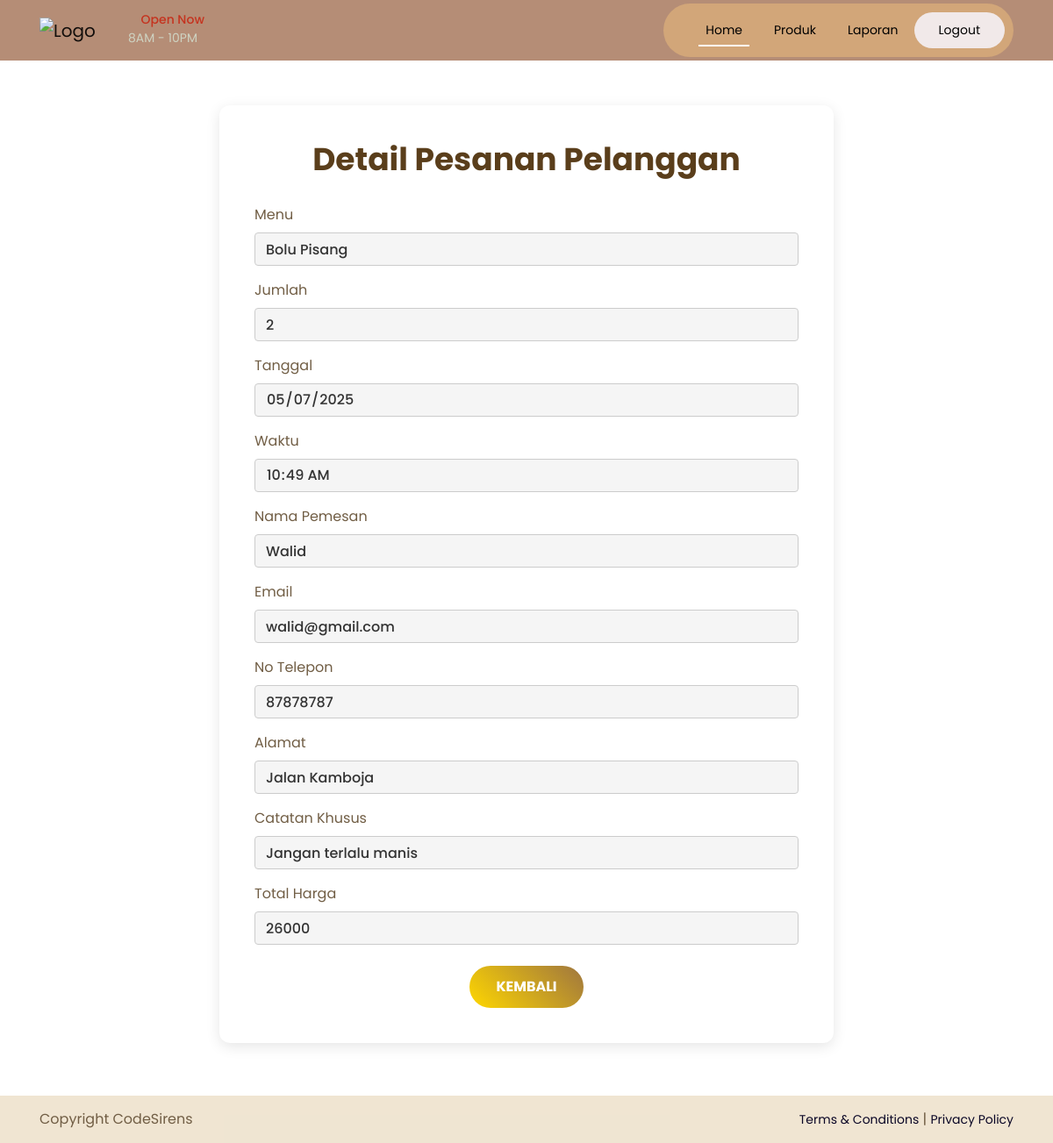
The app's page /admin/edit_pesanan.php?menu=Bolu Pisang with its own data.
### tables this page shows
CREATE TABLE `tbl_pemesanan` (
  `id` int NOT NULL,
  `menu` varchar(100) DEFAULT NULL,
  `jumlah` int DEFAULT NULL,
  `tanggal` date DEFAULT NULL,
  `waktu` time DEFAULT NULL,
  `nama` varchar(100) DEFAULT NULL,
  `email` varchar(100) DEFAULT NULL,
  `telepon` varchar(20) DEFAULT NULL,
  `alamat` text,
  `catatan_khusus` text,
  `total_harga` int NOT NULL
);

### admin/edit_pesanan.php (the view, shortened to what this page needs)
<?php
include 'koneksi.php';
$menu = $_GET['menu'];
$data = mysqli_query($koneksi, "select * from tbl_pemesanan where menu='$menu'");
$pesanan = mysqli_fetch_assoc($data);
?>
<!DOCTYPE html>
<html class="no-js" lang="zxx">
<head>
    <link rel="stylesheet" href="css/icofont.min.css" />
    <link rel="stylesheet" href="css/bootstrap.min.css" />
    <link rel="stylesheet" href="css/styleall.css" />
    <link rel="stylesheet" href="css/responsive.css" />
</head>
<body>
    <header>
        <div class="header py-1">
            <div class="container">
                <nav class="navbar navbar-expand-lg navbar-light px-0 py-0">
                    <a class="navbar-brand" href="index.html">
                        <div class="logo">
                            <img src="img/biteka2.png" class="w-100 img-fluid" alt="Logo" />
                        </div>
                    </a>
                    <div class="open-time">
                        <h6><i class="icofont-clock-time"></i> Open Now</h6>
                        <span>8AM - 10PM</span>
                    </div>
                    <div class="collapse navbar-collapse" id="navbarSupportedContent">
                        <ul class="navbar-nav navbar-custom">
                            <li class="nav-item active"><a class="nav-link" href="index.php">Home</a></li>
                            <li class="nav-item"><a href="produk2.php" class="nav-link">Produk</a></li>
                            <li class="nav-item"><a href="tabel_hasil.php" class="nav-link">Laporan</a></li>
                            <li class="nav-item last-menu-bg"><a href="login.php" class="nav-link">Logout</a></li>
                        </ul>
                    </div>
                </nav>
            </div>
        </div>
    </header>
    <div class="container">
        <div class="form-container">
            <h2>Detail Pesanan Pelanggan</h2>
            <form>
                <div class="form-group">
                    <label>Menu</label>
                    <input type="text" class="form-control" value="<?= $menu; ?>" readonly disabled>
                </div>
                <div class="form-group">
                    <label>Jumlah</label>
                    <input type="number" class="form-control" value="<?= $pesanan['jumlah'] ?>" readonly disabled>
                </div>
                <div class="form-group">
                    <label>Tanggal</label>
                    <input type="date" class="form-control" value="<?= $pesanan['tanggal'] ?>" readonly disabled>
                </div>
                <div class="form-group">
                    <label>Waktu</label>
                    <input type="time" class="form-control" value="<?= $pesanan['waktu'] ?>" readonly disabled>
                </div>
                <div class="form-group">
                    <label>Nama Pemesan</label>
                    <input type="text" class="form-control" value="<?= $pesanan['nama'] ?>" readonly disabled>
                </div>
                <div class="form-group">
                    <label>Email</label>
                    <input type="text" class="form-control" value="<?= $pesanan['email'] ?>" readonly disabled>
                </div>
                <div class="form-group">
                    <label>No Telepon</label>
                    <input type="text" class="form-control" value="<?= $pesanan['telepon'] ?>" readonly disabled>
                </div>
                <div class="form-group">
                    <label>Alamat</label>
                    <input type="text" class="form-control" value="<?= $pesanan['alamat'] ?>" readonly disabled>
                </div>
                <div class="form-group">
                    <label>Catatan Khusus</label>
                    <input type="text" class="form-control" value="<?= $pesanan['catatan_khusus'] ?>" readonly disabled>
                </div>
                <div class="form-group">
                    <label>Total Harga</label>
                    <input type="text" class="form-control" value="<?= $pesanan['total_harga'] ?>" readonly disabled>
                </div>
                <div class="text-center mt-4">
                    <a href="tabel_hasil.php" class="tombol-custom">Kembali</a>
                </div>
            </form>
        </div>
    </div>
    <div class="footer-bootom">
        <div class="container">
            <div class="row">
                <div class="col-md-7">
                    <p class="copyright-txt">Copyright CodeSirens</p>
                </div>
                <div class="col-md-5 text-right">
                    <div class="terms">
                        <a href="#">Terms & Conditions</a> | <a href="#">Privacy Policy</a>
                    </div>
                </div>
            </div>
        </div>
    </div>
</body>
</html>

### admin/css/styleall.css (style rules this page uses)
* { margin: 0; padding: 0; box-sizing: border-box; -webkit-box-sizing: border-box; -moz-box-sizing: border-box; }
body { color: #715e45; font-family: "Poppins", sans-serif; font-size: 16px; line-height: 1.5; }
h1, h2, h3, h4, h5, h6, p { margin: 0; }
h2 { font-size: 36px; }
ul { margin: 0; padding: 0; list-style: none; }
a, a:active, a:focus, a:hover, button { text-decoration: none; outline: 0; }
li a { color: #fff; }
.header { position: absolute; width: 100%; z-index: 999; top: 0; left: 0; background: rgba(178, 135, 111, 0.95); }
.logo { width: 100px; }
.open-time h6 { color: #c5331f; font-size: 16px; }
.open-time span { font-size: 16px; color: #ced3c2; }
.navbar-custom { background: #d2a679; padding: 10px 10px 10px 40px; border-radius: 50px; align-items: center; margin-left: auto; }
.navbar-custom li { margin: 0 10px; position: relative; }
.navbar-custom li a { font-size: 16px; color: #000000 !important; position: relative; transition: all 0.3s; }
.navbar-custom li:before { content: ""; position: absolute; width: 0; height: 2px; background: #fff; left: 0px; bottom: 0px; transition: all 0.3s; }
.navbar-custom li:last-child { margin: 0; }
.navbar-custom li:last-child::before { background: transparent; }
.navbar-custom li.active:before { width: 100%; }
.last-menu-bg { background-color: #f1e9e9; color: #fff; border-radius: 50px; padding: 5px 25px; }
.footer-bootom { padding: 15px 0px; background: #d4b8825c; }
.terms { text-align: right; }
.terms a { transition: all 0.3s; }
.terms a { font-size: 14px; color: #0a0626; font-weight: 400; }

### admin/edit_pesanan.php (style rules this page uses)
.form-container { background: #fff; padding: 40px; border-radius: 12px; box-shadow: 0 4px 16px rgba(0,0,0,0.1); max-width: 700px; margin: 120px auto 60px; }
.form-container h2 { text-align: center; margin-bottom: 30px; font-weight: 700; color: #5a3e1b; }
input[readonly], input[disabled] { background-color: #f5f5f5 !important; border: 1px solid #ccc; color: #333; font-weight: 500; cursor: not-allowed; }
.tombol-custom { background: linear-gradient(45deg, #FFD700, rgb(159, 118, 63)); color: white; border: none; padding: 12px 30px; font-weight: bold; text-transform: uppercase; border-radius: 30px; transition: background 0.3s ease; text-decoration: none; display: inline-block; text-align: center; }
.text-center { text-align: center; }

### records on screen
tbl_pemesanan: jumlah "2", tanggal "05/07/2025", waktu "10:49:00", nama "Walid", email "walid@gmail.com", telepon "87878787", alamat "Jalan Kamboja", catatan_khusus "Jangan terlalu manis", total_harga "26000"
